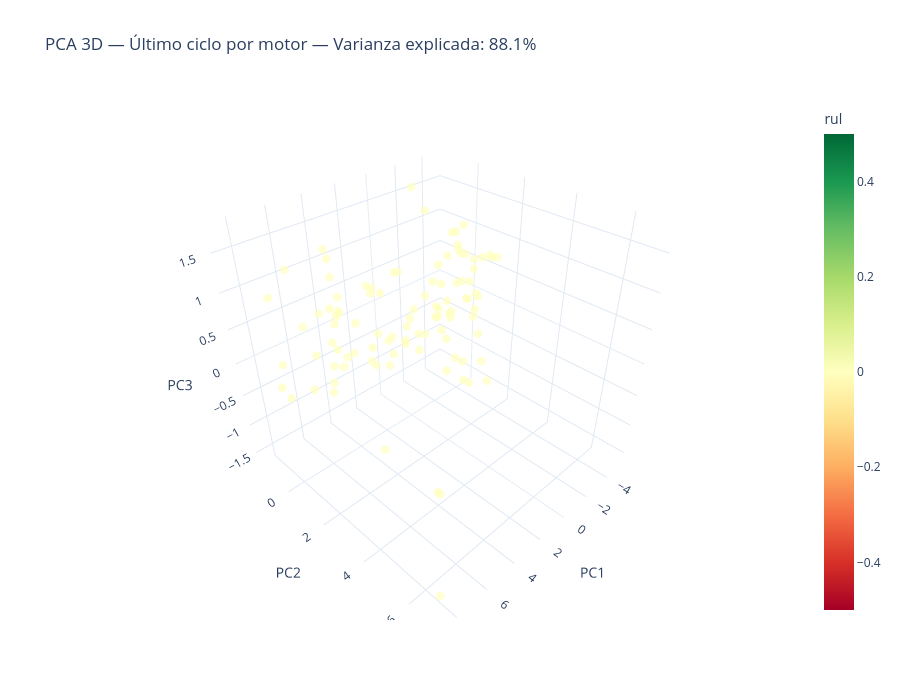

Notebook code for this chart:
### Code cell
pca = PCA(n_components=3)
pca_result = pca.fit_transform(last_cycle_scaled[USEFUL_SENSORS])

pca_df = pd.DataFrame(pca_result, columns=["PC1", "PC2", "PC3"])
pca_df["rul"] = last_cycle["rul"].values
pca_df["unit_id"] = last_cycle["unit_id"].values

fig = px.scatter_3d(
    pca_df,
    x="PC1",
    y="PC2",
    z="PC3",
    color="rul",
    color_continuous_scale="RdYlGn",
    opacity=0.7,
    title=f"PCA 3D — Último ciclo por motor — Varianza explicada: {pca.explained_variance_ratio_.sum():.1%}",
    height=700,
    hover_data=["unit_id", "rul"],
)
fig.update_traces(marker=dict(size=5))
fig.update_layout(template="plotly_white")
fig.show()
